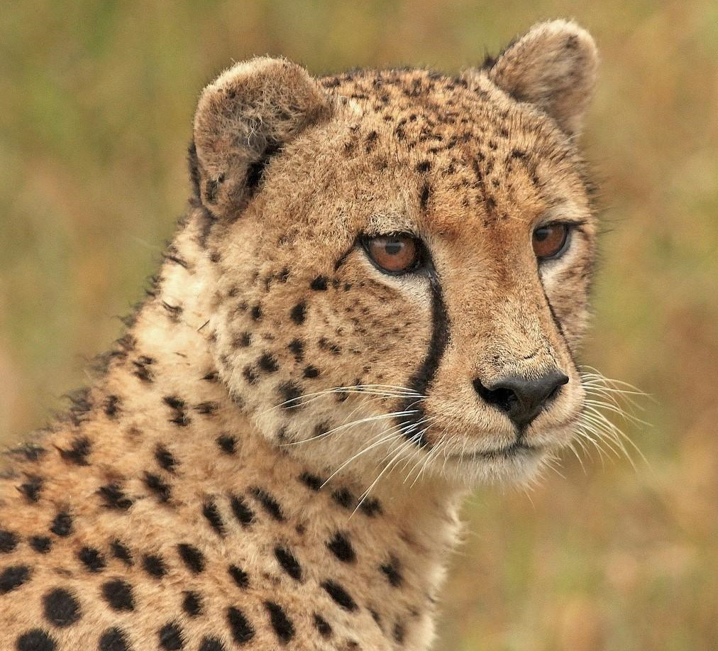
#> input picture Guepardo.png, 718 x 651 px
$ python Practica3.py
#> lines starting #> are read from the running program, lines starting #| are printed output that depends on the picture
#Isaac Alejandro Gutiérrez Huerta 19110198 7E1
#Sistemas de Visión Artificial

import numpy as np
from matplotlib import pyplot as plt
import cv2 #opencv
import os

os.system("cls")

img1=cv2.imread('Guepardo.png')
#> img1 is the input picture: shape (651, 718, 3); mean B, G, R 90.2, 133.4, 164.6
img2=cv2.imread('Aguila.png')
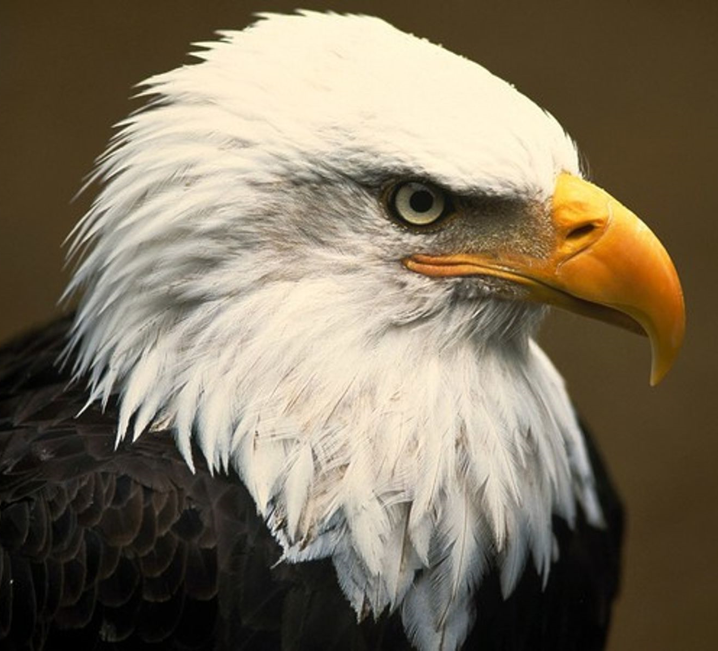
#> input picture Aguila.png, 718 x 651 px
#> img2 is the input picture: shape (651, 718, 3); mean B, G, R 94.1, 113.9, 125.1
img1RGB = cv2.cvtColor(img1, cv2.COLOR_BGR2RGB)
img2RGB = cv2.cvtColor(img2, cv2.COLOR_BGR2RGB)

#Ecualizacion img1
img1YUV = cv2.cvtColor(img1, cv2.COLOR_BGR2YUV)
#> img1YUV: shape (651, 718, 3); mean of channels 0, 1, 2 137.8, 104.5, 151.5
img1YUV[:,:,0] = cv2.equalizeHist(img1YUV[:,:,0])
#> img1YUV: shape (651, 718, 3); mean of channels 0, 1, 2 128.8, 104.5, 151.5
imgec1 = cv2.cvtColor(img1YUV, cv2.COLOR_YUV2BGR)
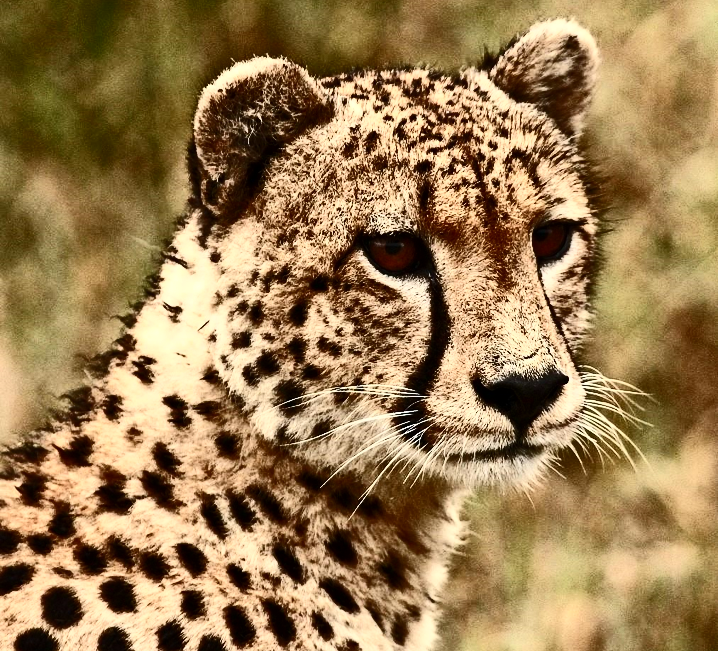
#> imgec1: shape (651, 718, 3); mean B, G, R 82.2, 124.5, 153.8

#Ecualizacion img2
img2YUV = cv2.cvtColor(img2, cv2.COLOR_BGR2YUV)
#> img2YUV: shape (651, 718, 3); mean of channels 0, 1, 2 115, 117.7, 136.8
img2YUV[:,:,0] = cv2.equalizeHist(img2YUV[:,:,0])
#> img2YUV: shape (651, 718, 3); mean of channels 0, 1, 2 128.3, 117.7, 136.8
imgec2 = cv2.cvtColor(img2YUV, cv2.COLOR_YUV2BGR)
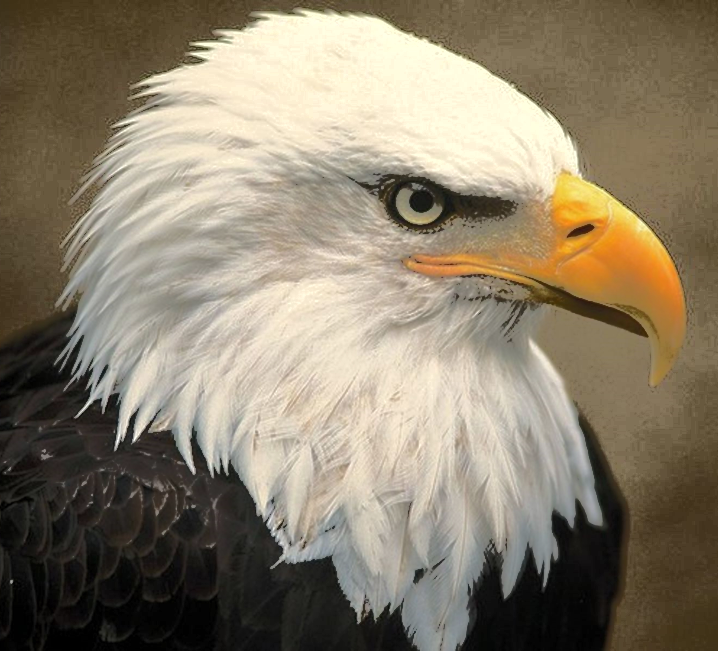
#> imgec2: shape (651, 718, 3); mean B, G, R 107.7, 127.3, 138.2

imgec1RGB = cv2.cvtColor(imgec1, cv2.COLOR_BGR2RGB)
imgec2RGB = cv2.cvtColor(imgec2, cv2.COLOR_BGR2RGB)


def Operaciones(img1RGB,img2RGB,img1,img2,nombre):
#Histograma
#> called with nombre = 'Suma'
    RES, fc = plt.subplots(4, 3)
    fc[0,0].imshow(img1RGB)
    fc[0,0].set_title('Guepardo')
    fc[0,0].axis('off')

    fc[0,2].imshow(img2RGB)
    fc[0,2].set_title('Águila')
    fc[0,2].axis('off')

    color = ('b','g','r')
    for i, c in enumerate(color):
        hist = cv2.calcHist([img1], [i], None, [256], [0, 256])
        fc[1,0].plot(hist, color = c)
    for i, c in enumerate(color):
        hist = cv2.calcHist([img2], [i], None, [256], [0, 256])
        fc[1,2].plot(hist, color = c)

    res=cv2.imread(nombre+'1.png',1)
#> (the run stopped early here; a loop or call above may not have finished)
